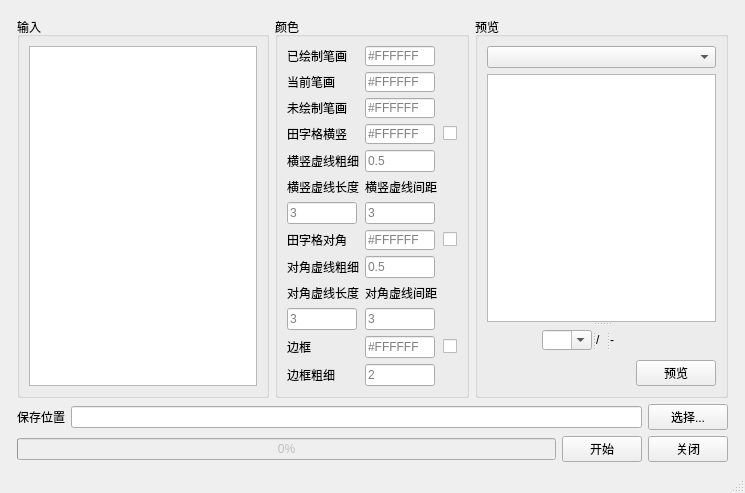
<?xml version="1.0" encoding="UTF-8"?>
<ui version="4.0">
 <class>MainWindow</class>
 <widget class="QMainWindow" name="MainWindow">
  <property name="geometry">
   <rect>
    <x>0</x>
    <y>0</y>
    <width>745</width>
    <height>463</height>
   </rect>
  </property>
  <property name="windowTitle">
   <string>MainWindow</string>
  </property>
  <widget class="QWidget" name="centralwidget">
   <layout class="QVBoxLayout" name="verticalLayout_4">
    <item>
     <layout class="QVBoxLayout" name="verticalLayout">
      <property name="leftMargin">
       <number>8</number>
      </property>
      <property name="topMargin">
       <number>8</number>
      </property>
      <property name="rightMargin">
       <number>8</number>
      </property>
      <property name="bottomMargin">
       <number>0</number>
      </property>
      <item>
       <layout class="QHBoxLayout" name="horizontalLayout">
        <item>
         <widget class="QGroupBox" name="groupBox_2">
          <property name="sizePolicy">
           <sizepolicy hsizetype="Expanding" vsizetype="Preferred">
            <horstretch>0</horstretch>
            <verstretch>0</verstretch>
           </sizepolicy>
          </property>
          <property name="title">
           <string>输入</string>
          </property>
          <layout class="QVBoxLayout" name="verticalLayout_2">
           <item>
            <widget class="QTextEdit" name="inputTextEdit"/>
           </item>
          </layout>
         </widget>
        </item>
        <item>
         <widget class="QGroupBox" name="groupBox">
          <property name="sizePolicy">
           <sizepolicy hsizetype="Fixed" vsizetype="Preferred">
            <horstretch>0</horstretch>
            <verstretch>0</verstretch>
           </sizepolicy>
          </property>
          <property name="title">
           <string>颜色</string>
          </property>
          <layout class="QGridLayout" name="gridLayout">
           <item row="3" column="1">
            <widget class="QLabel" name="gridColorLabel1">
             <property name="sizePolicy">
              <sizepolicy hsizetype="Preferred" vsizetype="Preferred">
               <horstretch>0</horstretch>
               <verstretch>0</verstretch>
              </sizepolicy>
             </property>
             <property name="text">
              <string>田字格横竖</string>
             </property>
             <property name="alignment">
              <set>Qt::AlignLeading|Qt::AlignLeft|Qt::AlignVCenter</set>
             </property>
            </widget>
           </item>
           <item row="11" column="1">
            <widget class="QLineEdit" name="gridDashLenInput2">
             <property name="maximumSize">
              <size>
               <width>70</width>
               <height>16777215</height>
              </size>
             </property>
             <property name="placeholderText">
              <string>3</string>
             </property>
            </widget>
           </item>
           <item row="12" column="3">
            <widget class="QCheckBox" name="borderVisibility">
             <property name="text">
              <string/>
             </property>
            </widget>
           </item>
           <item row="1" column="1">
            <widget class="QLabel" name="newStrokeColorLabel">
             <property name="sizePolicy">
              <sizepolicy hsizetype="Preferred" vsizetype="Preferred">
               <horstretch>0</horstretch>
               <verstretch>0</verstretch>
              </sizepolicy>
             </property>
             <property name="text">
              <string>当前笔画</string>
             </property>
             <property name="alignment">
              <set>Qt::AlignLeading|Qt::AlignLeft|Qt::AlignVCenter</set>
             </property>
             <property name="wordWrap">
              <bool>true</bool>
             </property>
             <property name="indent">
              <number>-1</number>
             </property>
            </widget>
           </item>
           <item row="9" column="1">
            <widget class="QLabel" name="gridDashLenLabel2">
             <property name="maximumSize">
              <size>
               <width>16777215</width>
               <height>20</height>
              </size>
             </property>
             <property name="text">
              <string>对角虚线长度</string>
             </property>
            </widget>
           </item>
           <item row="4" column="2">
            <widget class="QLineEdit" name="gridWidthInput1">
             <property name="maximumSize">
              <size>
               <width>70</width>
               <height>16777215</height>
              </size>
             </property>
             <property name="placeholderText">
              <string>0.5</string>
             </property>
            </widget>
           </item>
           <item row="3" column="3">
            <widget class="QCheckBox" name="gridVisibility1">
             <property name="sizePolicy">
              <sizepolicy hsizetype="Fixed" vsizetype="Fixed">
               <horstretch>0</horstretch>
               <verstretch>0</verstretch>
              </sizepolicy>
             </property>
             <property name="text">
              <string/>
             </property>
            </widget>
           </item>
           <item row="12" column="1">
            <widget class="QLabel" name="borderColorLabel">
             <property name="text">
              <string>边框</string>
             </property>
            </widget>
           </item>
           <item row="6" column="1">
            <widget class="QLineEdit" name="gridDashLenInput1">
             <property name="maximumSize">
              <size>
               <width>70</width>
               <height>16777215</height>
              </size>
             </property>
             <property name="placeholderText">
              <string>3</string>
             </property>
            </widget>
           </item>
           <item row="5" column="2">
            <widget class="QLabel" name="gridDashSpaceLabel1">
             <property name="text">
              <string>横竖虚线间距</string>
             </property>
            </widget>
           </item>
           <item row="0" column="1">
            <widget class="QLabel" name="doneStrokeColorLabel">
             <property name="sizePolicy">
              <sizepolicy hsizetype="Preferred" vsizetype="Preferred">
               <horstretch>0</horstretch>
               <verstretch>0</verstretch>
              </sizepolicy>
             </property>
             <property name="text">
              <string>已绘制笔画</string>
             </property>
             <property name="alignment">
              <set>Qt::AlignLeading|Qt::AlignLeft|Qt::AlignVCenter</set>
             </property>
            </widget>
           </item>
           <item row="13" column="2">
            <widget class="QLineEdit" name="borderWidthInput">
             <property name="maximumSize">
              <size>
               <width>70</width>
               <height>16777215</height>
              </size>
             </property>
             <property name="placeholderText">
              <string>2</string>
             </property>
            </widget>
           </item>
           <item row="1" column="2">
            <widget class="QLineEdit" name="newStrokeColorInput">
             <property name="sizePolicy">
              <sizepolicy hsizetype="Preferred" vsizetype="Fixed">
               <horstretch>0</horstretch>
               <verstretch>0</verstretch>
              </sizepolicy>
             </property>
             <property name="minimumSize">
              <size>
               <width>70</width>
               <height>20</height>
              </size>
             </property>
             <property name="maximumSize">
              <size>
               <width>70</width>
               <height>16777215</height>
              </size>
             </property>
             <property name="inputMask">
              <string/>
             </property>
             <property name="maxLength">
              <number>9</number>
             </property>
             <property name="placeholderText">
              <string>#FFFFFF</string>
             </property>
            </widget>
           </item>
           <item row="7" column="2">
            <widget class="QLineEdit" name="gridColorInput2">
             <property name="sizePolicy">
              <sizepolicy hsizetype="Preferred" vsizetype="Fixed">
               <horstretch>0</horstretch>
               <verstretch>0</verstretch>
              </sizepolicy>
             </property>
             <property name="maximumSize">
              <size>
               <width>70</width>
               <height>20</height>
              </size>
             </property>
             <property name="maxLength">
              <number>9</number>
             </property>
             <property name="placeholderText">
              <string>#FFFFFF</string>
             </property>
            </widget>
           </item>
           <item row="8" column="2">
            <widget class="QLineEdit" name="gridWidthInput2">
             <property name="maximumSize">
              <size>
               <width>70</width>
               <height>16777215</height>
              </size>
             </property>
             <property name="placeholderText">
              <string>0.5</string>
             </property>
            </widget>
           </item>
           <item row="2" column="1">
            <widget class="QLabel" name="undoneStrokeColorLabel">
             <property name="sizePolicy">
              <sizepolicy hsizetype="Preferred" vsizetype="Preferred">
               <horstretch>0</horstretch>
               <verstretch>0</verstretch>
              </sizepolicy>
             </property>
             <property name="text">
              <string>未绘制笔画</string>
             </property>
             <property name="alignment">
              <set>Qt::AlignLeading|Qt::AlignLeft|Qt::AlignVCenter</set>
             </property>
            </widget>
           </item>
           <item row="5" column="1">
            <widget class="QLabel" name="gridDashLenLabel1">
             <property name="maximumSize">
              <size>
               <width>16777215</width>
               <height>20</height>
              </size>
             </property>
             <property name="text">
              <string>横竖虚线长度</string>
             </property>
            </widget>
           </item>
           <item row="13" column="1">
            <widget class="QLabel" name="borderWidthLabel">
             <property name="text">
              <string>边框粗细</string>
             </property>
            </widget>
           </item>
           <item row="11" column="2">
            <widget class="QLineEdit" name="gridDashSpaceInput2">
             <property name="maximumSize">
              <size>
               <width>70</width>
               <height>16777215</height>
              </size>
             </property>
             <property name="placeholderText">
              <string>3</string>
             </property>
            </widget>
           </item>
           <item row="9" column="2">
            <widget class="QLabel" name="gridDashSpaceLabel2">
             <property name="text">
              <string>对角虚线间距</string>
             </property>
            </widget>
           </item>
           <item row="0" column="2">
            <widget class="QLineEdit" name="doneStrokeColorInput">
             <property name="sizePolicy">
              <sizepolicy hsizetype="Preferred" vsizetype="Fixed">
               <horstretch>0</horstretch>
               <verstretch>0</verstretch>
              </sizepolicy>
             </property>
             <property name="minimumSize">
              <size>
               <width>70</width>
               <height>20</height>
              </size>
             </property>
             <property name="maximumSize">
              <size>
               <width>70</width>
               <height>16777215</height>
              </size>
             </property>
             <property name="inputMask">
              <string/>
             </property>
             <property name="maxLength">
              <number>9</number>
             </property>
             <property name="placeholderText">
              <string>#FFFFFF</string>
             </property>
            </widget>
           </item>
           <item row="7" column="3">
            <widget class="QCheckBox" name="gridVisibility2">
             <property name="text">
              <string/>
             </property>
            </widget>
           </item>
           <item row="2" column="2">
            <widget class="QLineEdit" name="undoneStrokeColorInput">
             <property name="minimumSize">
              <size>
               <width>70</width>
               <height>20</height>
              </size>
             </property>
             <property name="maximumSize">
              <size>
               <width>70</width>
               <height>20</height>
              </size>
             </property>
             <property name="inputMask">
              <string/>
             </property>
             <property name="maxLength">
              <number>9</number>
             </property>
             <property name="placeholderText">
              <string>#FFFFFF</string>
             </property>
            </widget>
           </item>
           <item row="8" column="1">
            <widget class="QLabel" name="gridWidthLabel2">
             <property name="text">
              <string>对角虚线粗细</string>
             </property>
            </widget>
           </item>
           <item row="6" column="2">
            <widget class="QLineEdit" name="gridDashSpaceInput1">
             <property name="maximumSize">
              <size>
               <width>70</width>
               <height>16777215</height>
              </size>
             </property>
             <property name="placeholderText">
              <string>3</string>
             </property>
            </widget>
           </item>
           <item row="4" column="1">
            <widget class="QLabel" name="gridWidthLabel1">
             <property name="text">
              <string>横竖虚线粗细</string>
             </property>
            </widget>
           </item>
           <item row="7" column="1">
            <widget class="QLabel" name="gridColorLabel2">
             <property name="text">
              <string>田字格对角</string>
             </property>
            </widget>
           </item>
           <item row="12" column="2">
            <widget class="QLineEdit" name="borderColorInput">
             <property name="sizePolicy">
              <sizepolicy hsizetype="Preferred" vsizetype="Fixed">
               <horstretch>0</horstretch>
               <verstretch>0</verstretch>
              </sizepolicy>
             </property>
             <property name="maximumSize">
              <size>
               <width>70</width>
               <height>16777215</height>
              </size>
             </property>
             <property name="maxLength">
              <number>9</number>
             </property>
             <property name="placeholderText">
              <string>#FFFFFF</string>
             </property>
            </widget>
           </item>
           <item row="3" column="2">
            <widget class="QLineEdit" name="gridColorInput1">
             <property name="sizePolicy">
              <sizepolicy hsizetype="Preferred" vsizetype="Fixed">
               <horstretch>0</horstretch>
               <verstretch>0</verstretch>
              </sizepolicy>
             </property>
             <property name="minimumSize">
              <size>
               <width>70</width>
               <height>20</height>
              </size>
             </property>
             <property name="maximumSize">
              <size>
               <width>70</width>
               <height>16777215</height>
              </size>
             </property>
             <property name="inputMask">
              <string/>
             </property>
             <property name="text">
              <string/>
             </property>
             <property name="maxLength">
              <number>9</number>
             </property>
             <property name="placeholderText">
              <string>#FFFFFF</string>
             </property>
            </widget>
           </item>
          </layout>
         </widget>
        </item>
        <item>
         <widget class="QGroupBox" name="groupBox_3">
          <property name="sizePolicy">
           <sizepolicy hsizetype="Expanding" vsizetype="Preferred">
            <horstretch>0</horstretch>
            <verstretch>0</verstretch>
           </sizepolicy>
          </property>
          <property name="title">
           <string>预览</string>
          </property>
          <layout class="QVBoxLayout" name="verticalLayout_3">
           <item>
            <widget class="QComboBox" name="curCharComboBox"/>
           </item>
           <item>
            <widget class="QSplitter" name="splitter_2">
             <property name="orientation">
              <enum>Qt::Vertical</enum>
             </property>
             <widget class="QGraphicsView" name="strokePreview">
              <property name="enabled">
               <bool>true</bool>
              </property>
              <property name="sizePolicy">
               <sizepolicy hsizetype="Expanding" vsizetype="Preferred">
                <horstretch>0</horstretch>
                <verstretch>0</verstretch>
               </sizepolicy>
              </property>
              <property name="sizeAdjustPolicy">
               <enum>QAbstractScrollArea::AdjustIgnored</enum>
              </property>
             </widget>
             <widget class="QWidget" name="horizontalLayoutWidget_2">
              <layout class="QHBoxLayout" name="horizontalLayout_2">
               <item>
                <widget class="QSplitter" name="splitter">
                 <property name="orientation">
                  <enum>Qt::Horizontal</enum>
                 </property>
                 <widget class="QComboBox" name="curStrokeComboBox">
                  <property name="maximumSize">
                   <size>
                    <width>50</width>
                    <height>20</height>
                   </size>
                  </property>
                  <property name="editable">
                   <bool>true</bool>
                  </property>
                 </widget>
                 <widget class="QLabel" name="curStrokeSplitterLabel">
                  <property name="maximumSize">
                   <size>
                    <width>10</width>
                    <height>16777215</height>
                   </size>
                  </property>
                  <property name="text">
                   <string>/</string>
                  </property>
                 </widget>
                 <widget class="QLabel" name="totalStrokeLabel">
                  <property name="maximumSize">
                   <size>
                    <width>50</width>
                    <height>16777215</height>
                   </size>
                  </property>
                  <property name="text">
                   <string>-</string>
                  </property>
                 </widget>
                </widget>
               </item>
              </layout>
             </widget>
            </widget>
           </item>
           <item>
            <layout class="QHBoxLayout" name="horizontalLayout_7">
             <item>
              <spacer name="horizontalSpacer">
               <property name="orientation">
                <enum>Qt::Horizontal</enum>
               </property>
               <property name="sizeHint" stdset="0">
                <size>
                 <width>40</width>
                 <height>20</height>
                </size>
               </property>
              </spacer>
             </item>
             <item>
              <widget class="QPushButton" name="updatePreviewBtn">
               <property name="text">
                <string>预览</string>
               </property>
              </widget>
             </item>
            </layout>
           </item>
          </layout>
         </widget>
        </item>
       </layout>
      </item>
      <item>
       <layout class="QHBoxLayout" name="horizontalLayout_3">
        <item>
         <widget class="QLabel" name="outputDirLabel">
          <property name="text">
           <string>保存位置</string>
          </property>
         </widget>
        </item>
        <item>
         <widget class="QLineEdit" name="outputDirInput"/>
        </item>
        <item>
         <widget class="QPushButton" name="outputDirSelectBtn">
          <property name="text">
           <string>选择...</string>
          </property>
         </widget>
        </item>
       </layout>
      </item>
      <item>
       <layout class="QHBoxLayout" name="horizontalLayout_5">
        <item>
         <layout class="QHBoxLayout" name="horizontalLayout_4">
          <item>
           <widget class="QProgressBar" name="progressBar">
            <property name="enabled">
             <bool>false</bool>
            </property>
            <property name="value">
             <number>0</number>
            </property>
           </widget>
          </item>
          <item>
           <widget class="QPushButton" name="startBtn">
            <property name="text">
             <string>开始</string>
            </property>
           </widget>
          </item>
          <item>
           <widget class="QPushButton" name="closeBtn">
            <property name="text">
             <string>关闭</string>
            </property>
           </widget>
          </item>
         </layout>
        </item>
       </layout>
      </item>
     </layout>
    </item>
   </layout>
  </widget>
  <widget class="QStatusBar" name="statusbar"/>
 </widget>
 <resources/>
 <connections/>
</ui>
